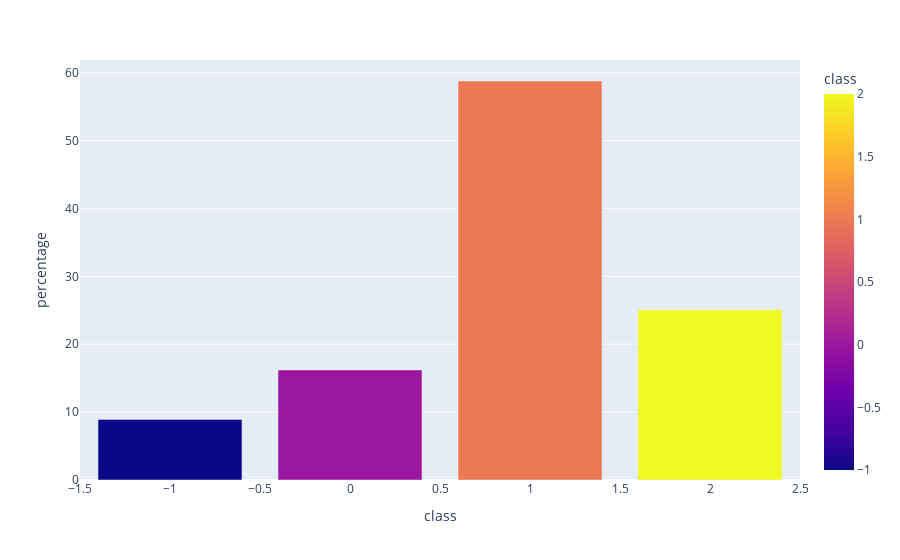

Write notebook code for a chart like this one.
### Code cell
eda_graphs(train_df)

### Figure 1 — Plotly figure (JSON) as saved in the notebook; plotly's stock layout.template omitted (floating-point values rounded to 4 significant figures)
{"data": [{"alignmentgroup": "True", "hovertemplate": "class=%{marker.color}<br>percentage=%{y}<extra></extra>", "legendgroup": "", "marker": {"color": [1, 2, 0, -1], "coloraxis": "coloraxis"}, "name": "", "offsetgroup": "", "orientation": "v", "showlegend": false, "textposition": "auto", "type": "bar", "x": [1, 2, 0, -1], "xaxis": "x", "y": [58.77, 25.08, 16.21, 8.929], "yaxis": "y"}], "layout": {"barmode": "relative", "coloraxis": {"colorbar": {"title": {"text": "class"}}, "colorscale": [[0, "#0d0887"], [0.1111, "#46039f"], [0.2222, "#7201a8"], [0.3333, "#9c179e"], [0.4444, "#bd3786"], [0.5556, "#d8576b"], [0.6667, "#ed7953"], [0.7778, "#fb9f3a"], [0.8889, "#fdca26"], [1, "#f0f921"]]}, "legend": {"tracegroupgap": 0}, "margin": {"t": 60}, "xaxis": {"anchor": "y", "domain": [0, 1], "title": {"text": "class"}}, "yaxis": {"anchor": "x", "domain": [0, 1], "title": {"text": "percentage"}}}}
